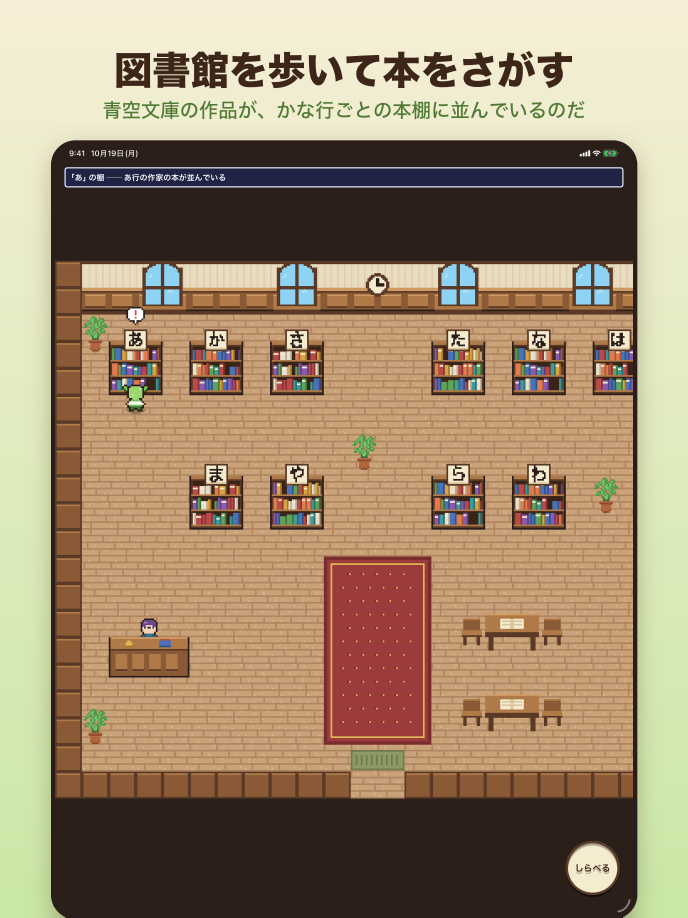
#> input picture 青空ずんだ_AppStoreスクリーンショット/iPad_13インチ_2064x2752/キャッチコピー付き/1_map.png, 2064 x 2752 px (shown at 1/3 size); its folder holds only this picture in this run
$ python resize_63.py '../iPad_13インチ_2064x2752/キャッチコピー付き/1_map.png' '../iPad_13インチ_2064x2752/キャッチコピー付き/2_shelf.png'
#> lines starting #> are read from the running program, lines starting #| are printed output that depends on the picture
"""6.9インチ用（1320x2868）のスクリーンショットを 6.3インチ用（1206x2622）にする。
縦を合わせて縮小し、はみ出た横を左右均等に切り落とす（縦横比の差は 1px 未満）"""
import sys
from pathlib import Path

from PIL import Image

TARGET = (1206, 2622)
source, output = Path(sys.argv[1]), Path(sys.argv[2])
for sub in ["キャッチコピー付き", "画面のみ"]:
    (output / sub).mkdir(parents=True, exist_ok=True)
    for path in sorted((source / sub).glob("*.png")):
        image = Image.open(path).convert("RGB")
#> image is the input picture: PIL image 2064x2752 RGB; mean R, G, B 157.8, 136.8, 110.1
        scale = TARGET[1] / image.height
#> scale = 0.953
        resized = image.resize((round(image.width * scale), TARGET[1]), Image.LANCZOS)
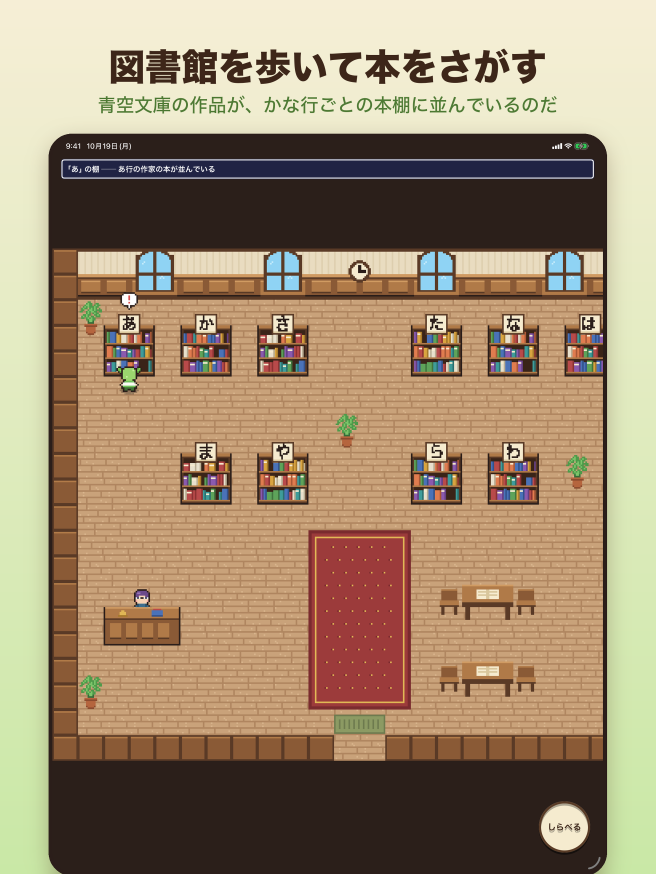
#> resized: PIL image 1966x2622 RGB (shown at 1/3 size); mean R, G, B 157.8, 136.8, 110.1
        left = (resized.width - TARGET[0]) // 2
#> left = 380
        cropped = resized.crop((left, 0, left + TARGET[0], TARGET[1]))
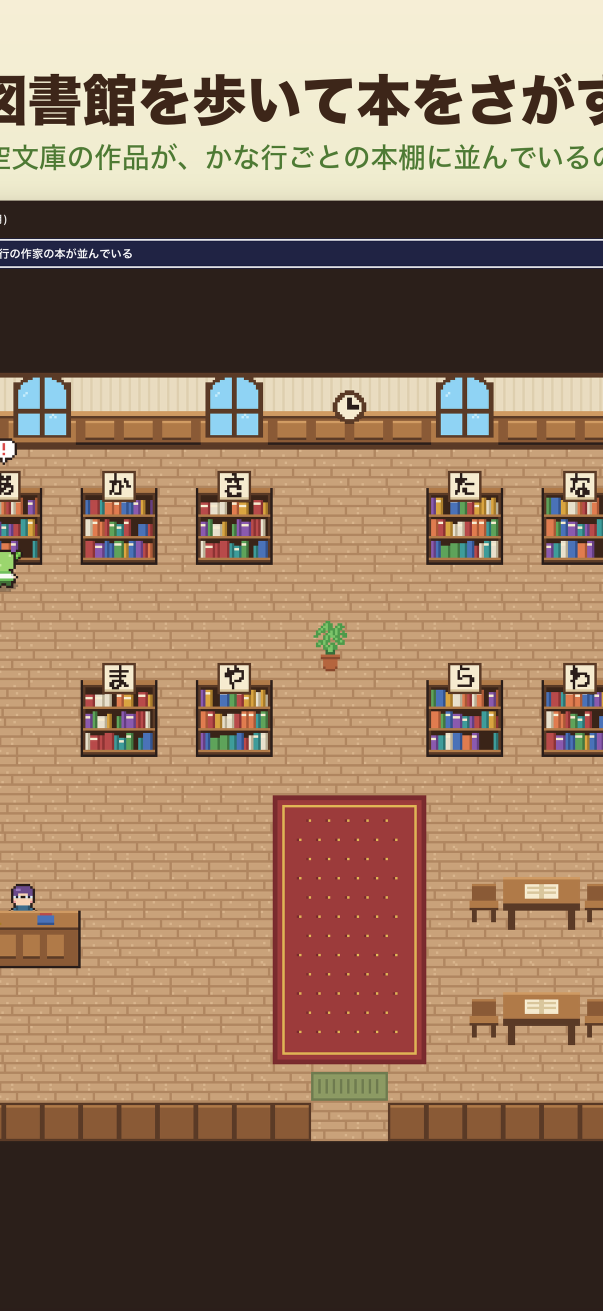
#> cropped: PIL image 1206x2622 RGB (shown at 1/2 size); mean R, G, B 146.9, 119.6, 96.5
        cropped.save(output / sub / path.name, optimize=True)
        print(sub, path.name, cropped.size)
#| キャッチコピー付き 1_map.png (1206, 2622)
